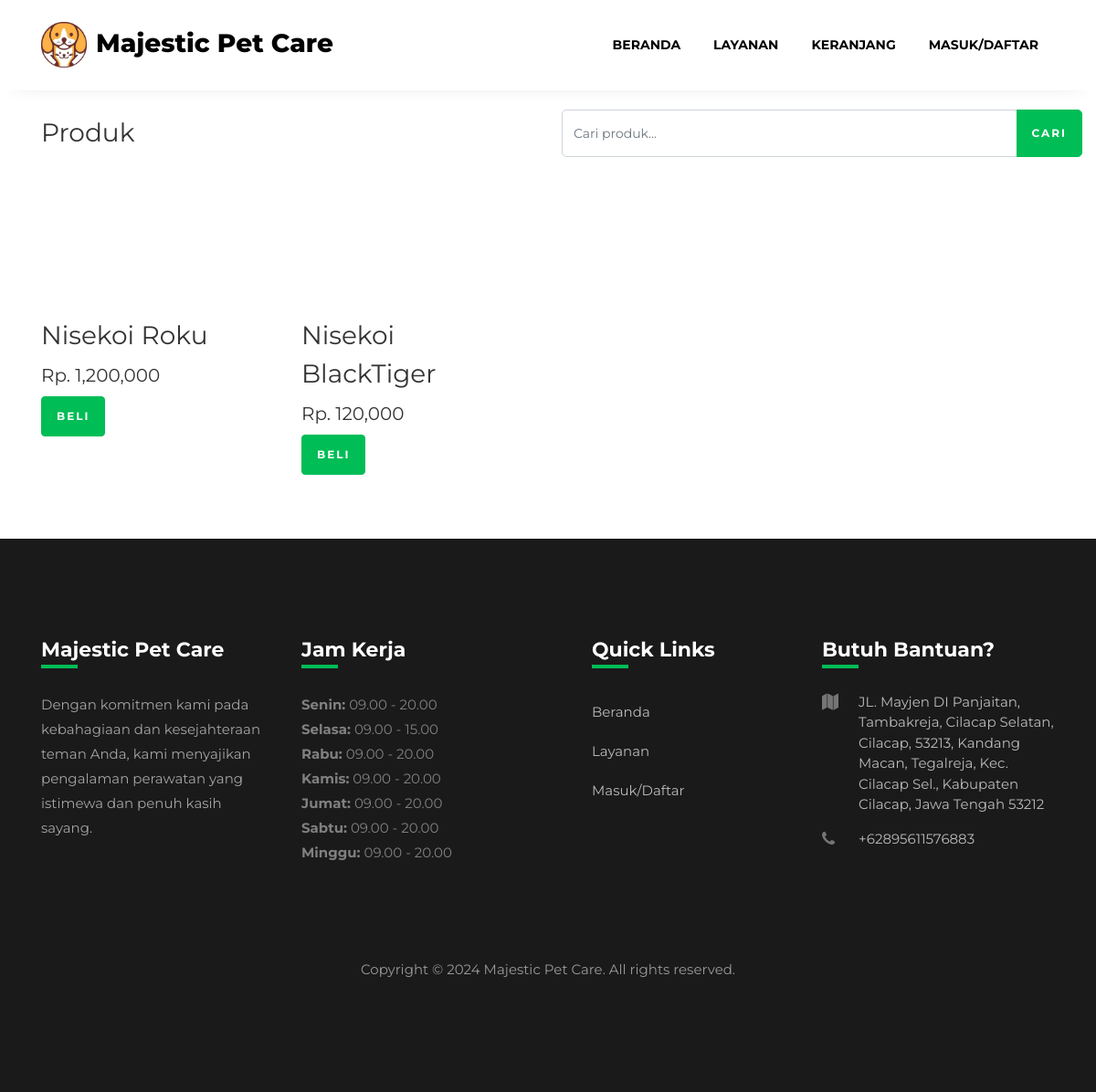
/produk.php, run on the app's committed database.
### tables this page shows
CREATE TABLE `produk` (
  `id_produk` int(11) NOT NULL,
  `nama_produk` varchar(100) NOT NULL,
  `harga_produk` int(11) NOT NULL,
  `berat_produk` int(11) NOT NULL,
  `foto_produk` varchar(100) NOT NULL,
  `deskripsi_produk` text NOT NULL
);

### produk.php (the view, shortened to what this page needs)
<?php
$koneksi = new mysqli("localhost", "root", "", "majestic");
$keyword = isset($_GET['keyword']) ? $_GET['keyword'] : '';
if (!empty($keyword)) {
    $ambil = $koneksi->query("SELECT * FROM produk WHERE nama_produk LIKE '%$keyword%'");
} else {
    $ambil = $koneksi->query("SELECT * FROM produk");
}
?>
<!DOCTYPE html>
<html lang="en">
  <head>
    <link
      rel="stylesheet"
      href="https://stackpath.bootstrapcdn.com/font-awesome/4.7.0/css/font-awesome.min.css"
    />
    <link rel="stylesheet" href="css/animate.css" />
    <link rel="stylesheet" href="css/owl.carousel.min.css" />
    <link rel="stylesheet" href="css/owl.theme.default.min.css" />
    <link rel="stylesheet" href="css/magnific-popup.css" />
    <link rel="stylesheet" href="css/bootstrap-datepicker.css" />
    <link rel="stylesheet" href="css/jquery.timepicker.css" />
    <link rel="stylesheet" href="css/flaticon.css" />
    <link rel="stylesheet" href="css/style.css" />
  </head>
  <body>
    <nav
      class="navbar navbar-expand-lg navbar-dark ftco_navbar bg-dark ftco-navbar-light"
      id="ftco-navbar"
    >
      <div class="container">
        <a class="navbar-brand" href="index.php"
          ><img src="images/logo.png" alt="Majestic Pet Care" style="width: 50px; height: 50px; margin-right: 10px;">Majestic Pet Care</a>
        <div class="collapse navbar-collapse" id="ftco-nav">
          <ul class="navbar-nav ml-auto">
          <li class="nav-item">
              <a href="homep.php" class="nav-link">Beranda</a>
            </li>
			<li class="nav-item">
              <a href="services.php" class="nav-link">Layanan</a>
            </li>
            <li class="nav-item">
            <?php if (isset($_SESSION["pelanggan"]) && isset($_SESSION["keranjang"]) && count($_SESSION["keranjang"]) > 0): ?>
              <a href="keranjang.php" class="nav-link">Keranjang</a>
              <?php else: ?>
        <a href="produk.php" onclick="showAlert()" class="nav-link">Keranjang</a>
    <?php endif; ?>
            </li>
			<?php if (isset($_SESSION["pelanggan"])): ?>
				<li class="nav-item">
              <a href="logout.php" class="nav-link">Keluar</a>
            </li>
			<?php else: ?>
            <li class="nav-item">
              <a href="index.php" class="nav-link">Masuk/Daftar</a>
            </li>
			<?php endif ?>
          </ul>
        </div>
      </div>
    </nav>
  <section class="konten">
        <div class="container">
            <h3>Produk</h3>
            <div class="search-form col-md-6">
      <form method="GET" action="produk.php">
        <div class="input-group mb-3">
          <input
            type="text"
            class="form-control"
            placeholder="Cari produk..."
            name="keyword"
          />
          <div class="input-group-append">
            <button class="btn btn-primary" type="submit">Cari</button>
          </div>
        </div>
      </form>
    </div>
            <div class="row">
                <?php while ($perproduk = $ambil->fetch_assoc()) { ?>
                    <div class="col-md-3 ftco-animate">
                        <div class="thumbnail">
                            <div class="caption">
                                <h3><?php echo $perproduk['nama_produk']; ?></h3>
                                <h5>Rp. <?php echo number_format($perproduk['harga_produk']); ?></h5>
                                <a href="detail.php?id=<?php echo $perproduk['id_produk']; ?>" class="btn btn-primary">Beli</a>
                            </div>
                        </div>
                    </div>
                <?php } ?>
            </div>
        </div>
    </section>
  <footer class="footer">
      <div class="container">
        <div class="row">
          <div class="col-md-6 col-lg-3 mb-4 mb-md-0">
            <h2 class="footer-heading">Majestic Pet Care</h2>
            <p>
              Dengan komitmen kami pada kebahagiaan dan kesejahteraan teman Anda, kami menyajikan pengalaman perawatan yang istimewa dan penuh kasih sayang.
            </p>
            <ul class="ftco-footer-social p-0">
            </ul>
          </div>
          <div class="col-md-6 col-lg-3 mb-4 mb-md-0">
            <h2 class="footer-heading">Jam Kerja</h2>
            <ul class="list-unstyled">
        <li><strong>Senin:</strong> 09.00 - 20.00</li>
        <li><strong>Selasa:</strong> 09.00 - 15.00</li>
        <li><strong>Rabu:</strong> 09.00 - 20.00</li>
        <li><strong>Kamis:</strong> 09.00 - 20.00</li>
        <li><strong>Jumat:</strong> 09.00 - 20.00</li>
        <li><strong>Sabtu:</strong> 09.00 - 20.00</li>
        <li><strong>Minggu:</strong> 09.00 - 20.00</li>
      </ul>
          </div>
          <div class="col-md-6 col-lg-3 pl-lg-5 mb-4 mb-md-0">
            <h2 class="footer-heading">Quick Links</h2>
            <ul class="list-unstyled">
              <li><a href="homep.php" class="py-2 d-block">Beranda</a></li>
              <li><a href="services.php" class="py-2 d-block">Layanan</a></li>
              <?php if (isset($_SESSION["pelanggan"])): ?>
              <li><a href="logout.php" class="py-2 d-block">Keluar</a></li>
              <?php else: ?>
              <li><a href="index.php" class="py-2 d-block">Masuk/Daftar</a></li>
              <?php endif ?>
            </ul>
          </div>
          <div class="col-md-6 col-lg-3 mb-4 mb-md-0">
            <h2 class="footer-heading">Butuh Bantuan?</h2>
            <div class="block-23 mb-3">
              <ul>
                <li>
                  <span class="icon fa fa-map"></span
                  ><span class="text"
                    >JL. Mayjen DI Panjaitan, Tambakreja, Cilacap Selatan, Cilacap, 53213, Kandang Macan, Tegalreja, Kec. Cilacap Sel., Kabupaten Cilacap, Jawa Tengah 53212</span
                  >
                </li>
                <li>
                  <a href="#"
                    ><span class="icon fa fa-phone"></span
                    ><span class="text">+62895611576883</span></a
                  >
                </li>
              </ul>
            </div>
          </div>
        </div>
        <div class="row mt-5">
          <div class="col-md-12 text-center">
            <p class="copyright">
              Copyright &copy;
             Majestic Pet Care. All rights reserved.
            </p>
          </div>
        </div>
      </div>
    </footer>
</body>
</html>

### produk.php (style rules this page uses)
h3 { margin-top: 25px; }
.col-md-3 { margin-bottom: 20px; margin-top: 120px; }
.thumbnail { position: relative; overflow: hidden; }
.konten { margin-bottom: 50px; }
.search-form { position: absolute; top: 120px; margin-bottom: 50px; right: 0; }
.search-form input { border-radius: 5px 0 0 5px; }
.search-form button { border-radius: 0 5px 5px 0; }

### data on the page
produk: nama_produk "Nisekoi Roku", harga_produk "1,200,000"
produk: nama_produk "Nisekoi BlackTiger", harga_produk "120,000"
